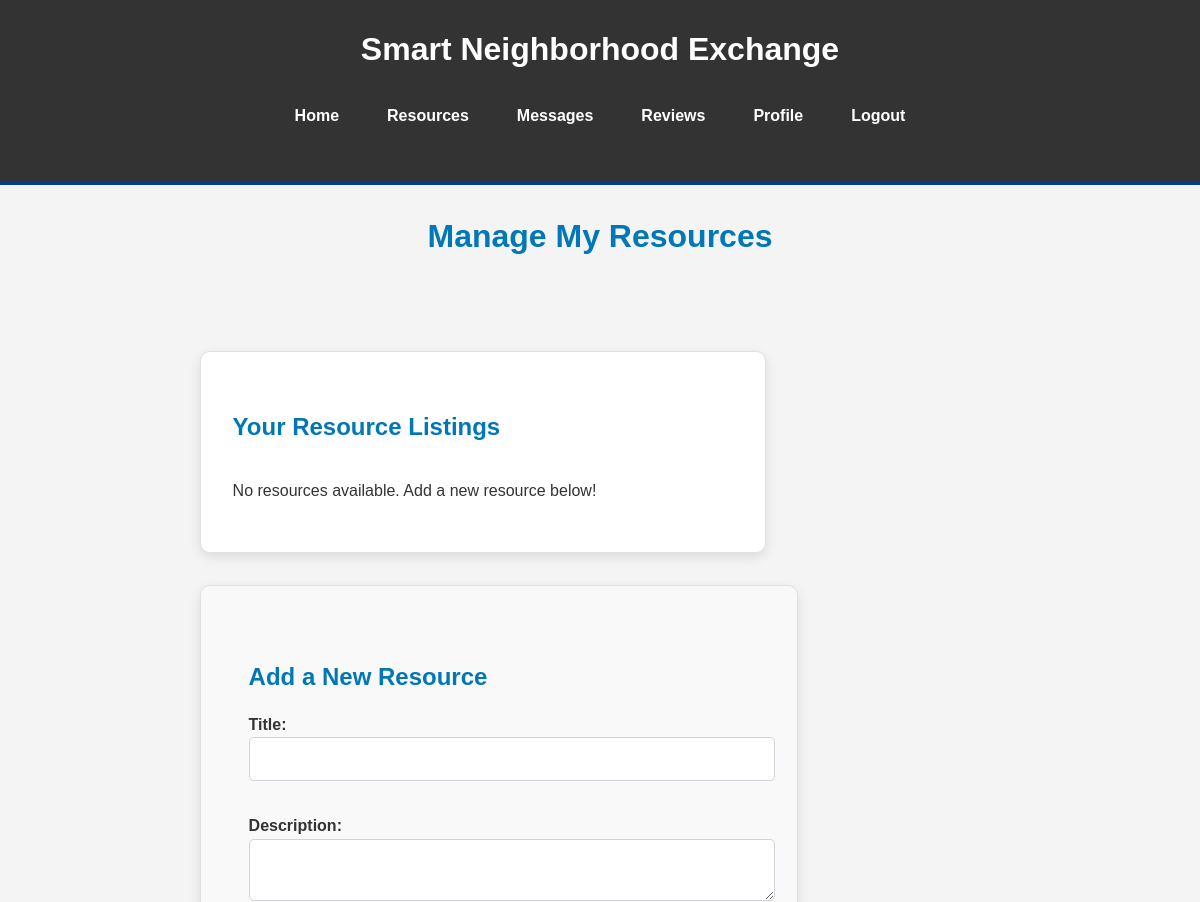
The app's page /my_resources (signed in, upper part), older data.
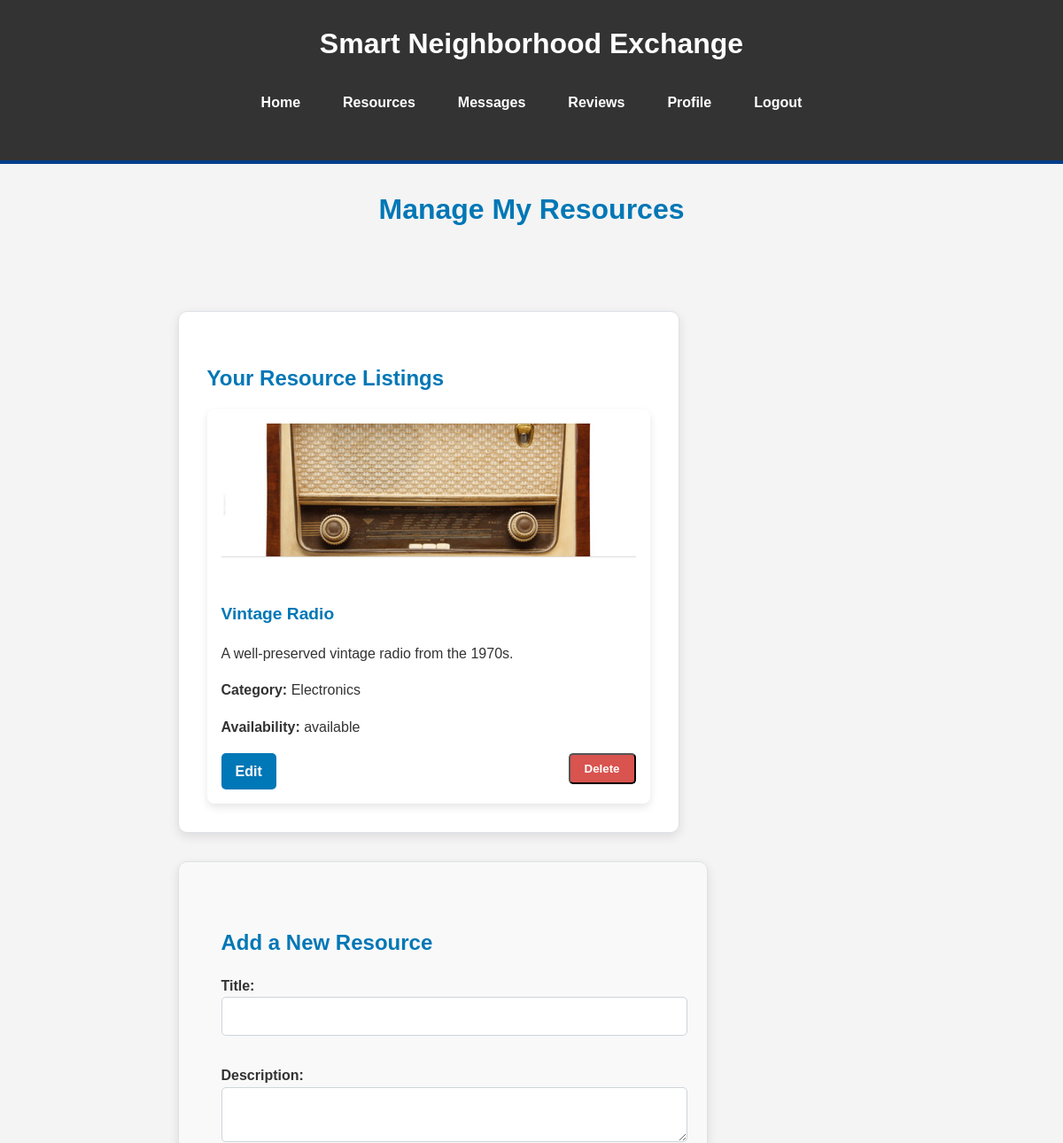
The same page, newer data.
### tables this page shows
CREATE TABLE Resources (
    resource_id INTEGER PRIMARY KEY AUTOINCREMENT,
    user_id INTEGER,
    title TEXT NOT NULL,
    description TEXT,
    images TEXT,
    category TEXT,
    availability TEXT,
    date_posted TEXT NOT NULL,
    FOREIGN KEY (user_id) REFERENCES Users(user_id)
);

### app.py (the view, shortened to what this page needs)
@app.route('/my_resources', methods=['GET', 'POST'])
def my_resources():
    if 'user_id' not in session:
        flash('Please log in to access your resources', 'error')
        return redirect(url_for('login'))
    conn = get_db_connection()
    my_resources = conn.execute('''
        SELECT * FROM Resources WHERE user_id = ?
    ''', (session['user_id'],)).fetchall()
    conn.close()
    return render_template('my_resources.html', resources=my_resources)

### app.py (called while the page is built)
def get_db_connection():
    conn = sqlite3.connect('exchange.db')
    conn.row_factory = sqlite3.Row  # Allows accessing rows as dictionaries
    return conn

### templates/my_resources.html (shortened to what this page needs)
{% extends 'layout.html' %}
{% block content_title %}
    <h2 class="centered-title">Manage My Resources</h2>
{% endblock %}
{% block content %}
<div class="resources-container">
    <div class="flex-container">
        <div class="resource-list section">
            <h3>Your Resource Listings</h3>
            <div class="card-container">
                {% for resource in resources %}
                    <div class="resource-card">
                        {% if resource['images'] %}
                            <div class="resource-image">
                                <img src="{{ url_for('static', filename=resource['images']) }}" alt="Resource Image">
                            </div>
                        {% endif %}
                        <div class="resource-details">
                            <h4>{{ resource['title'] }}</h4>
                            <p>{{ resource['description']|truncate(100) }}</p>
                            <p><strong>Category:</strong> {{ resource['category'] }}</p>
                            <p><strong>Availability:</strong> {{ resource['availability'] }}</p>
                            <div class="resource-actions">
                                <a href="{{ url_for('edit_resource', resource_id=resource['resource_id']) }}" class="button edit-button">Edit</a>
                                <form method="POST" action="{{ url_for('delete_resource', resource_id=resource['resource_id']) }}" class="delete-form">
                                    <button type="submit" onclick="return confirm('Are you sure you want to delete this resource?');" class="button delete-button">Delete</button>
                                </form>
                            </div>
                        </div>
                    </div>
                {% else %}
                    <p>No resources available. Add a new resource below!</p>
                {% endfor %}
            </div>
        </div>
        <div class="add-resource-form section">
            <h3>Add a New Resource</h3>
            <form method="POST" action="{{ url_for('my_resources') }}">
                <label for="title">Title:</label>
                <input type="text" name="title" required><br>
                <label for="description">Description:</label>
                <textarea name="description"></textarea><br>
                <input type="text" name="category" required><br>
                <br>
                <input type="text" name="images" placeholder="e.g., /static/images/resource.jpg"><br>
            </form>
        </div>
    </div>
</div>
{% endblock %}

Row changes from the older to the newer data that the page shows:
added Resources: images (picture), title "Vintage Radio", description "A well-preserved vintage radio from the 1970s.", category "Electronics", availability "available"
Text that changed along with them:
text no longer shown: "No resources available. Add a new resource below!"
